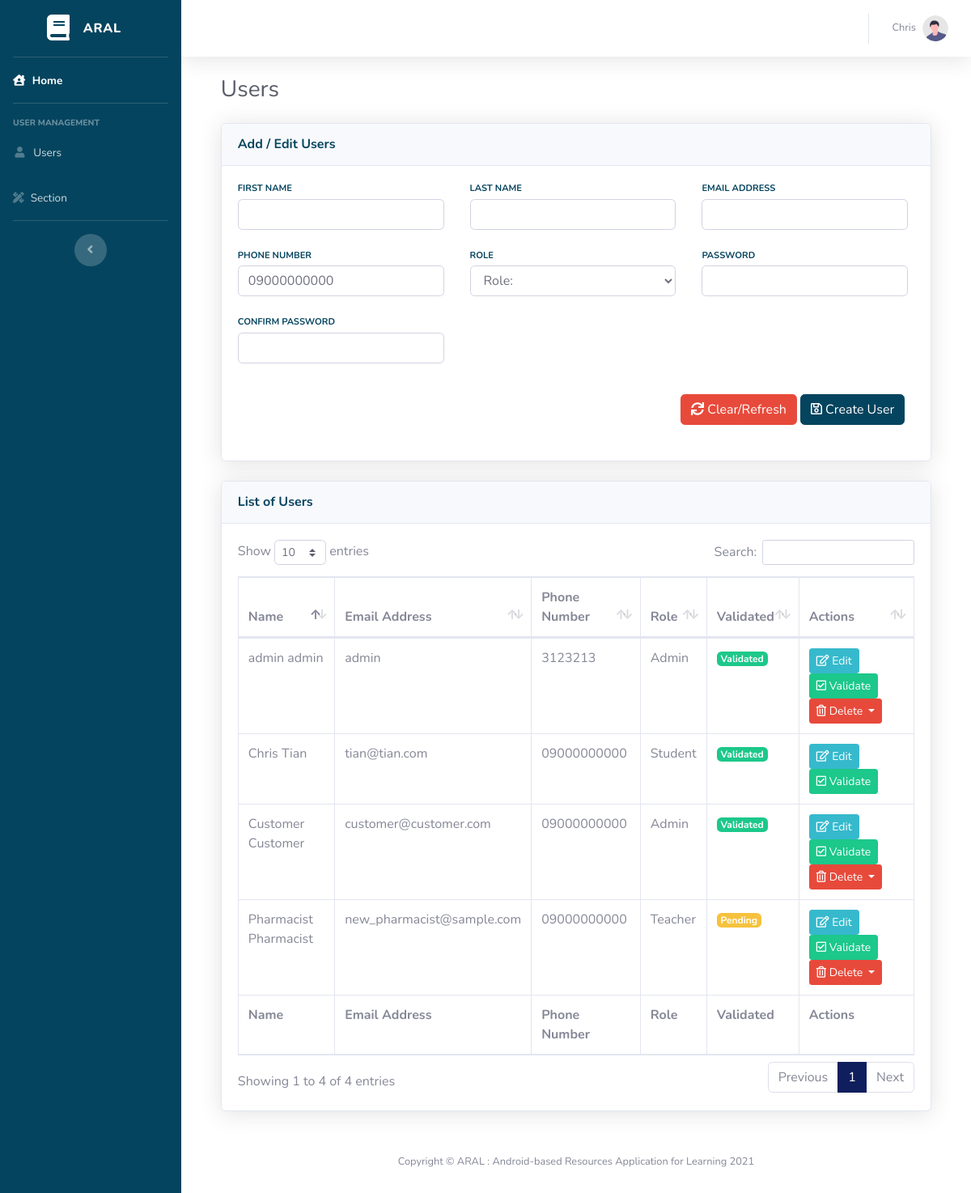
Before: /users.php (signed in) with the older database file.
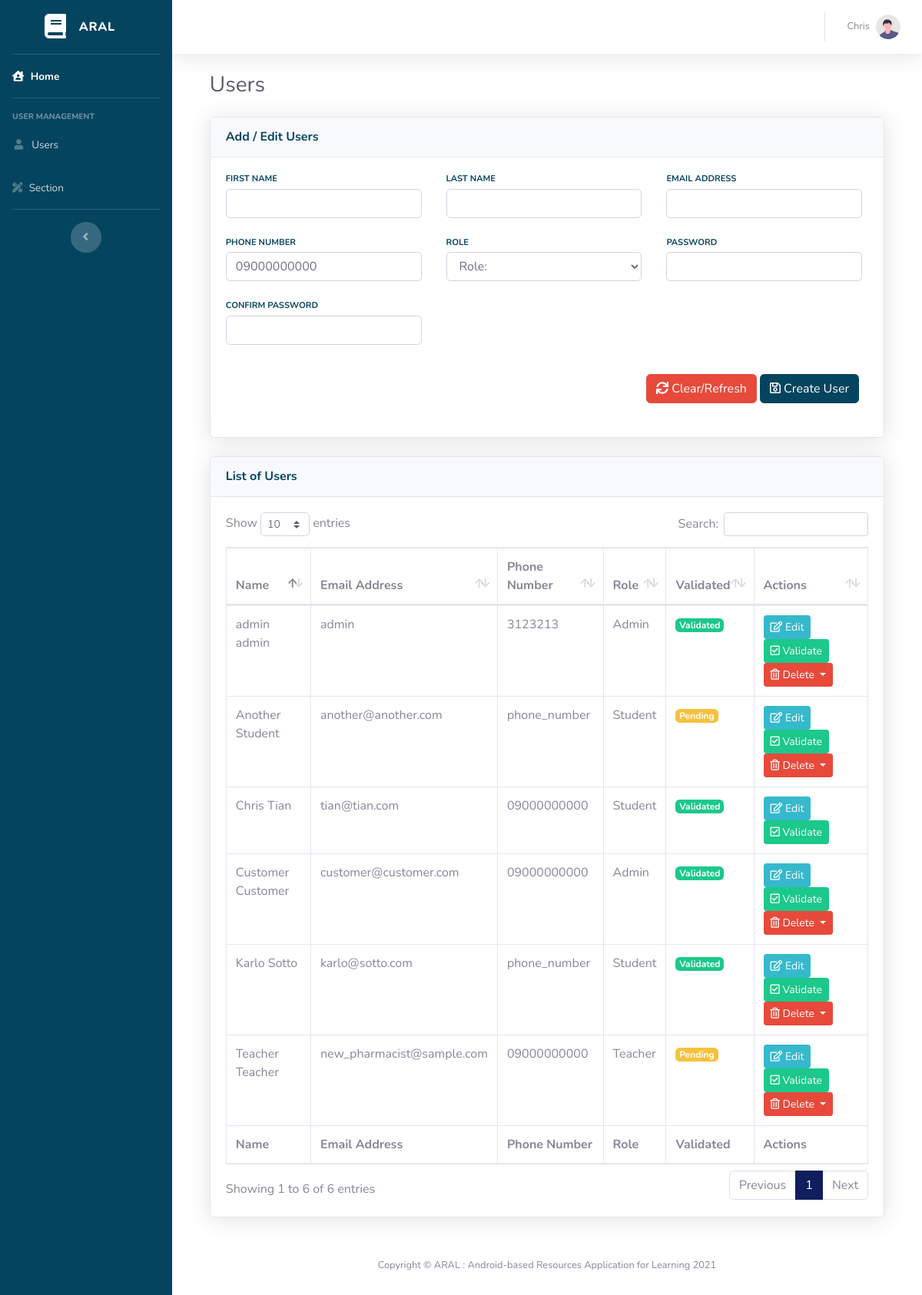
After: the same page with the newer database file.
### tables this page shows
CREATE TABLE `users` (
  `id` int(11) NOT NULL,
  `firstname` varchar(256) DEFAULT NULL,
  `lastname` varchar(256) DEFAULT NULL,
  `email` varchar(256) DEFAULT NULL,
  `phone_number` varchar(12) DEFAULT '09000000000',
  `password` varchar(128) DEFAULT NULL,
  `role` int(12) DEFAULT NULL,
  `validated` tinyint(1) DEFAULT 0
);

CREATE TABLE `role` (
  `id` int(11) NOT NULL,
  `code` varchar(64) NOT NULL,
  `description` varchar(256) NOT NULL
);

### users.php (the view, shortened to what this page needs)
<?php
    require_once("process_users.php");
    include("head.php");
    $session_user_id = $_SESSION['user_id'];
    $users = mysqli_query($mysqli, "SELECT *, u.id AS user_id
    FROM users u
    JOIN role r
    ON r.id = u.role");
?>
<head>
    <link href="vendor/datatables/dataTables.bootstrap4.min.css" rel="stylesheet">
</head>
<body id="page-top">
<div id="wrapper">
    <?php include("sidebar.php"); ?>
        <div id="content-wrapper" class="d-flex flex-column">
            <div id="content">
                <?php include("topbar.php"); ?>
                <div class="container-fluid">
                    <h1 class="h3 mb-2 text-gray-800">Users</h1>
                    <div class="card shadow mb-4">
                        <div class="card-header py-3">
                            <h6 class="m-0 font-weight-bold text-primary">Add / Edit Users</h6>
                        </div>
                        <div class="card-body">
                            <form method="post" action="process_users.php">
                            <div class="row">
                                <div class="col-xl-4 col-md-6 mb-4">
                                    <div class="row no-gutters align-items-center">
                                        <div class="col mr-2">
                                            <div class="text-xs font-weight-bold text-primary text-uppercase mb-1">
                                                First Name</div>
                                            <div class="h5 mb-0 font-weight-bold text-gray-800">
                                                <input type="text" class="form-control" name="fname" value="<?php if(isset($_GET['edit'])){ echo $edit_user['firstname'];} else if(isset($_GET['fname'])){echo $_GET['fname'];} ?>" required>
                                            </div>
                                        </div>
                                    </div>
                                </div>
                                <div class="col-xl-4 col-md-6 mb-4">
                                    <div class="row no-gutters align-items-center">
                                        <div class="col mr-2">
                                            <div class="text-xs font-weight-bold text-primary text-uppercase mb-1">
                                                Last Name</div>
                                            <div class="h5 mb-0 font-weight-bold text-gray-800">
                                                <input type="text" class="form-control" name="lname" value="<?php if(isset($_GET['edit'])){ echo $edit_user['lastname'];} else if(isset($_GET['lname'])){echo $_GET['lname'];} ?>" required>
                                            </div>
                                        </div>
                                    </div>
                                </div>
                                <div class="col-xl-4 col-md-6 mb-4">
                                    <div class="row no-gutters align-items-center">
                                        <div class="col mr-2">
                                            <div class="text-xs font-weight-bold text-primary text-uppercase mb-1">
                                                Email Address
                                            </div>
                                            <div class="h5 mb-0 font-weight-bold text-gray-800">
                                                <input type="email" class="form-control" name="email" value="<?php if(isset($_GET['edit'])){ echo $edit_user['email'];}else if(isset($_GET['email'])){echo $_GET['email'];} ?>" required>
                                            </div>
                                        </div>
                                    </div>
                                </div>
                                <div class="col-xl-4 col-md-6 mb-4">
                                    <div class="row no-gutters align-items-center">
                                        <div class="col mr-2">
                                            <div class="text-xs font-weight-bold text-primary text-uppercase mb-1">
                                                Phone Number
                                            </div>
                                            <div class="h5 mb-0 font-weight-bold text-gray-800">
                                                <input type="number" maxlength="11" value="09000000000" class="form-control" name="phone_number" value="<?php if(isset($_GET['edit'])){ echo $edit_user['phone_number'];}else if(isset($_GET['phone_number'])){echo $_GET['phone_number'];} ?>" required>
                                            </div>
                                        </div>
                                    </div>
                                </div>
                                <div class="col-xl-4 col-md-6 mb-4">
                                    <div class="row no-gutters align-items-center">
                                        <div class="col mr-2">
                                            <div class="text-xs font-weight-bold text-primary text-uppercase mb-1">
                                                Role
                                            </div>
                                            <div class="h5 mb-0 font-weight-bold text-gray-800">
                                                <?php if(isset($_GET['edit'])){ ?>
                                                    <input type="text" class="form-control" id="password" name="role" value="<?php if(isset($_GET['edit'])){echo strtoupper($edit_user['code']); } ?>" readonly>
                                                <?php } else { ?>
                                                <select name="role" class="form-control" required>
                                                    <option value="" disabled selected>Role:</option>
                                                </select>
                                                <?php } ?>
                                            </div>
                                        </div>
                                    </div>
                                </div>
                                <?php if(isset($_GET['edit'])) {} else {  ?>
                                <div class="col-xl-4 col-md-6 mb-4">
                                    <div class="row no-gutters align-items-center">
                                        <div class="col mr-2">
                                            <div class="text-xs font-weight-bold text-primary text-uppercase mb-1">
                                                Password
                                            </div>
                                            <div class="h5 mb-0 font-weight-bold text-gray-800">
                                                <input type="password" class="form-control" id="password" name="password" onkeyup='check();' required>
                                            </div>
                                        </div>
                                    </div>
                                </div>
                                <div class="col-xl-4 col-md-6 mb-4">
                                    <div class="row no-gutters align-items-center">
                                        <div class="col mr-2">
                                            <div class="text-xs font-weight-bold text-primary text-uppercase mb-1">
                                                Confirm Password
                                            </div>
                                            <div class="h5 mb-0 font-weight-bold text-gray-800">
                                                <input type="password" class="form-control" name="confirm_password" id="confirm_password" onkeyup='check();' required>
                                                <button disabled id="password-message" class="btn btn-block"></button>
                                            </div>
                                        </div>
                                    </div>
                                </div>
                                <?php } ?>
                                <div class="col-xl-12 col-md-6 mb-4">
                                    <div class="row no-gutters align-items-center">
                                        <div class="col mr-2">
                                            <?php if(isset($_GET['edit'])){ ?>
                                                <input type="text" name="user_id" value="<?php echo $_GET['edit']; ?>" style="visibility: hidden;">
                                                <button type="submit" class="btn btn-primary float-right mr-1" name="update"><i class="far fa-save"></i> Update User</button>
                                            <?php }else{ ?>
                                                <button type="submit" class="btn btn-primary float-right mr-1" name="save" id="save"><i class="far fa-save"></i> Create User</button>
                                            <?php } ?>
                                            <a href="users.php" id="refresh" class='float-right btn btn-danger mr-1'><i class="fas as fa-sync"></i> Clear/Refresh</a>
                                        </div>
                                    </div>
                                </div>
                            </div>
                            </form>
                        </div>
                    </div>
                    <div class="card shadow mb-4">
                        <div class="card-header py-3">
                            <h6 class="m-0 font-weight-bold text-primary">List of Users</h6>
                        </div>
                        <div class="card-body">
                            <div class="table-responsive">
                                <table class="table table-bordered" id="dataTable" width="100%" cellspacing="0">
                                    <thead>
                                        <tr>
                                            <th>Name</th>
                                            <th>Email Address</th>
                                            <th>Phone Number</th>
                                            <th>Role</th>
                                            <th>Validated</th>
                                            <th>Actions</th>
                                        </tr>
                                    </thead>
                                    <tfoot>
                                        <tr>
                                            <th>Name</th>
                                            <th>Email Address</th>
                                            <th>Phone Number</th>
                                            <th>Role</th>
                                            <th>Validated</th>
                                            <th>Actions</th>
                                        </tr>
                                    </tfoot>
                                    <tbody>
                                        <?php while($user = mysqli_fetch_array($users)){
                                            $approved = boolval($user["validated"]);
                                            ?>
                                        <tr>
                                            <td><?php echo $user["firstname"]." ".$user["lastname"]; ?></td>
                                            <td><?php echo $user["email"]; ?></td>
                                            <td><?php echo $user["phone_number"]; ?></td>
                                            <td><?php echo ucfirst($user["code"]); ?></td>
                                            <td><?php if($approved){
                                                ?><span class="badge bg-success text-white">Validated</span><?php
                                                }else{?> <span class="badge bg-warning text-white">Pending</span> <?php } ?></td>
                                            <td>
                                                <a href="users.php?edit=<?php echo $user['user_id']; ?>" class="btn btn-info btn-sm"><i class="far fa-edit"></i> Edit</a>
                                                <a href="process_users.php?validate=<?php echo $user['user_id']; ?>" class="btn btn-success btn-sm"><i class="far fa-check-square"></i> Validate</a>
                                                <button class="btn btn-danger btn-secondary dropdown-toggle btn-sm" type="button" id="dropdownMenuButton" data-toggle="dropdown" aria-haspopup="true" aria-expanded="false" style="<?php if($session_user_id == $user['user_id']){echo 'display: none;';} ?>">
                                                    <i class="far fa-trash-alt"></i> Delete
                                                </button>
                                            </td>
                                        </tr>
                                        <?php } ?>
                                    </tbody>
                                </table>
                            </div>
                        </div>
                    </div>
                </div>
            </div>
<?php include("footer.php"); ?>
</body>
</html>

### head.php (shortened to what this page needs)
<!DOCTYPE html>
<html lang="en">
<head>
    <link href="vendor/fontawesome-free/css/all.min.css" rel="stylesheet" type="text/css">
    <link href="css/sb-admin-2.css" rel="stylesheet">
</head>

### sidebar.php (shortened to what this page needs)
<ul class="navbar-nav bg-gradient-primary sidebar sidebar-dark accordion" id="accordionSidebar">
    <a class="sidebar-brand d-flex align-items-center justify-content-center" href="index.php">
        <div class="sidebar-brand-icon">
            <i class="fas fa-book"></i>
        </div>
        <div class="sidebar-brand-text mx-3">ARAL</div>
    </a>
    <hr class="sidebar-divider my-0">
    <li class="nav-item active">
        <a class="nav-link" href="index.php">
            <i class="fas fa-house-user"></i>
            <span>Home</span></a>
    </li>
    <hr class="sidebar-divider">
    <div class="sidebar-heading">
        User Management
    </div>
    <li class="nav-item">
        <a class="nav-link" href="users.php">
            <i class="fas fa-fw fa-user"></i>
            <span>Users</span></a>
    </li>
    <li class="nav-item">
        <a class="nav-link" href="section.php">
            <i class="fas fa-pencil-ruler"></i>
            <span>Section</span></a>
    </li>
    <hr class="sidebar-divider">
    <div class="text-center d-none d-md-inline">
        <button class="rounded-circle border-0" id="sidebarToggle"></button>
    </div>
</ul>

### topbar.php (shortened to what this page needs)
<nav class="navbar navbar-expand navbar-light bg-white topbar mb-4 static-top shadow">
    <ul class="navbar-nav ml-auto">
        <li class="nav-item dropdown no-arrow">
            <a class="nav-link dropdown-toggle" href="#" id="userDropdown" role="button" data-toggle="dropdown" aria-haspopup="true" aria-expanded="false">
                <span class="mr-2 d-none d-lg-inline text-gray-600 small"><?php echo $_SESSION['firstname'] . " " . $_SESSION['lastname']; ?></span>
                <img class="img-profile rounded-circle" src="img/undraw_profile.svg">
            </a>
        </li>
    </ul>
</nav>

### footer.php (shortened to what this page needs)
<footer class="sticky-footer bg-white">
    <div class="container my-auto">
        <div class="copyright text-center my-auto">
            <span>Copyright &copy; ARAL : Android-based Resources Application for Learning <?php echo date("Y"); ?></span>
        </div>
    </div>
</footer>
</div>
</div>

Changed rows visible on the page:
changed users "Teacher": firstname "Pharmacist" → "Teacher"; lastname "Pharmacist" → "Teacher"
added users: firstname "Karlo", lastname "Sotto", email "karlo@sotto.com", phone_number "phone_number", role.code "Student", validated "Validated"
added users: firstname "Another", lastname "Student", email "another@another.com", phone_number "phone_number", role.code "Student", validated "Pending"
Other visible differences:
text written by a page script: "Show entries Search: Showing 1 to 4 of 4 entries Previous 1 Next" → "Show entries Search: Showing 1 to 6 of 6 entries Previous 1 Next"
